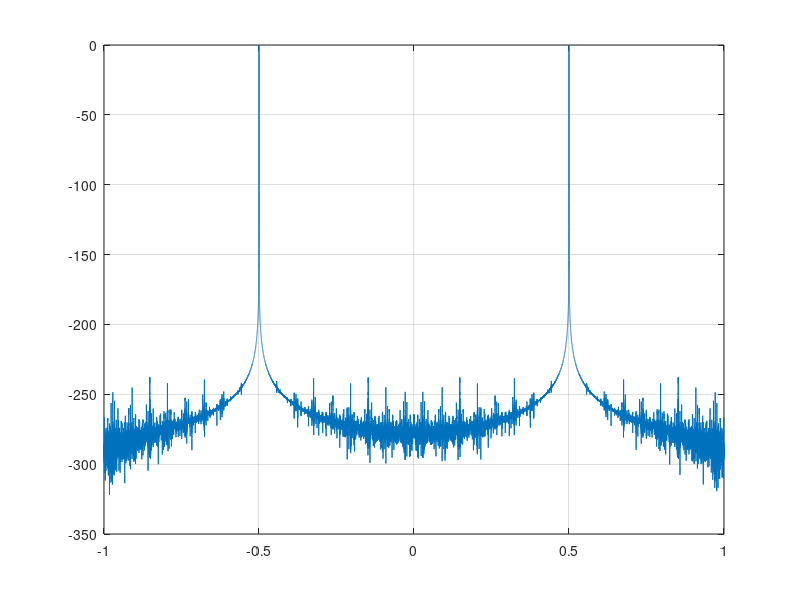
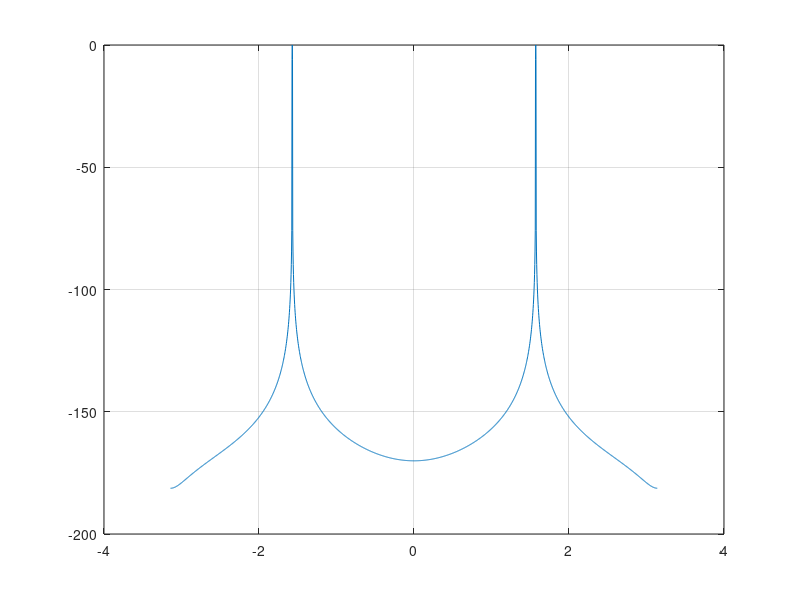
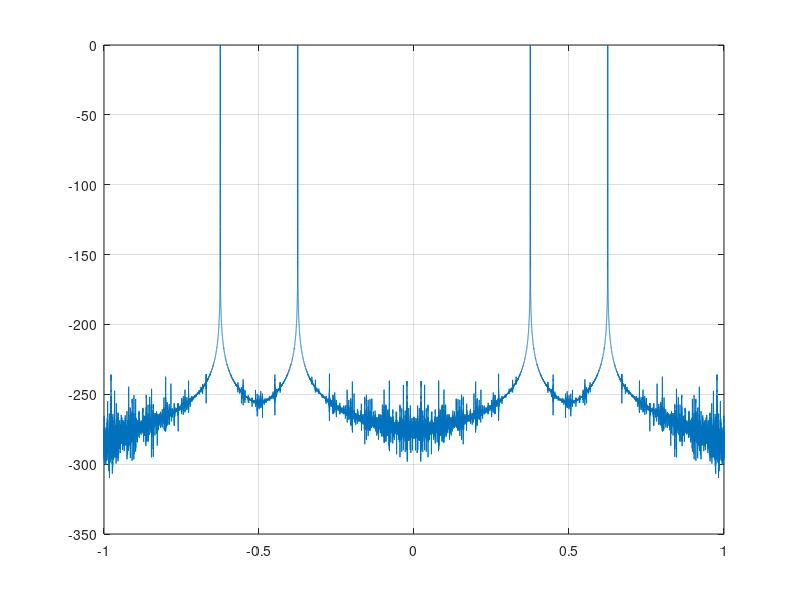

These charts were generated, in order, by the following MATLAB code: (Note: this script raises an error after producing the figures.)
% How to simulate two-tone test using complex baseband equivalents?

clear; clc; close all;

en_plot = 1;
niter = 1;

xlen = 2^17; nfft = round(xlen/2^6);
% The results are wonky if frf = pi/2, I think because the 3rd harmonic term wraps around and lands on IM3
%fbb = 2*pi/40;
%frf = pi/2;
fbb = 2*pi/160;
fbb = 2*pi/4;
frf = pi/8;

piip3 = 0;
pin = -40;
a1 = 1;

r = 10^(pin/20);
a3 = -4/3*a1*10^(-piip3/10);



if niter > 1, en_plot = 0; endif
noises = zeros(1,niter);
noises_rf = zeros(1,niter);
for iterdx = 1:niter
  disp(iterdx);
  xbb = exp(1j*(fbb*(1:xlen)+rand()*2*pi)) + exp(1j*(-fbb*(1:xlen)+rand()*2*pi));

  hannwin = hanning(length(xbb)); hannwin = hannwin.';
  xbbwin = xbb.*hannwin;
  xbb_psd = 20*log10(abs(fftshift(fft(xbbwin)))); xbb_psd = xbb_psd-max(xbb_psd);
  fbb_psd = linspace(-1,1,length(xbb_psd));
  if en_plot, figure; plot(fbb_psd,xbb_psd); grid on; endif

  [xbb_psd2,fbb_psd2] = pwelch(xbb,hanning(nfft),[],nfft,2*pi);
  xbb_psd2 = fftshift(xbb_psd2); fbb_psd2 = fbb_psd2-pi;
  xbb_psd2 = 10*log10(xbb_psd2); xbb_psd2 = xbb_psd2-max(xbb_psd2);
  figure; plot(fbb_psd2,xbb_psd2); grid on;


  lo = exp(1j*(frf*(1:xlen)+rand()*2*pi));
  xrf = real(xbb.*lo);
  xrfwin = xrf.*hannwin;
  xrf_psd = 20*log10(abs(fftshift(fft(xrfwin)))); xrf_psd = xrf_psd-max(xrf_psd);
  frf_psd = linspace(-1,1,length(xrf_psd));
  if en_plot, figure; plot(frf_psd,xrf_psd); grid on; endif

  %[xrf_psd1,frf_psd1] = pwelch_custom(xrf,hanning(nfft));
  [xrf_psd1,frf_psd1] = pwelch_custom(xrf,ones(1,nfft));
  xrf_psd1 = 10*log10(xrf_psd1); xrf_psd1 = xrf_psd1-max(xrf_psd1);
  figure; plot(frf_psd1,xrf_psd1); grid on;

  [xrf_psd2,frf_psd2] = pwelch(xrf,hanning(nfft),[],nfft,2*pi);
  xrf_psd2 = fftshift(xrf_psd2); frf_psd2 = frf_psd2-pi;
  xrf_psd2 = 10*log10(xrf_psd2); xrf_psd2 = xrf_psd2-max(xrf_psd2);
  figure; plot(frf_psd2,xrf_psd2); grid on;




  yrf = a1*r*xrf + a3*r^3*xrf.^3;
  yrfwin = yrf.*hannwin;
  yrf_psd_lin = abs(fftshift(fft(yrfwin))).^2;
  yrf_psd = 10*log10(yrf_psd_lin); yrf_psd = yrf_psd-max(yrf_psd);
  if en_plot, figure; plot(frf_psd,yrf_psd); grid on; endif


  ybb = a1*r*xbb + 3/4*a3*r^3*abs(xbb).^2.*xbb;
  ybbwin = ybb.*hannwin;
  ybb_psd_lin = abs(fftshift(fft(ybbwin))).^2;
  ybb_psd = 10*log10(ybb_psd_lin); ybb_psd = ybb_psd-max(ybb_psd);
  if en_plot, figure; plot(fbb_psd,ybb_psd); grid on; endif


  sl = -fbb-fbb/4; sh = -fbb+fbb/4;
  nl = -3*fbb-fbb/4; nh = -3*fbb+fbb/4;
  sl = sl/pi; sh = sh/pi; nl = nl/pi; nh = nh/pi;
  noise_dbc = calculate_noise_dbc(ybb_psd_lin,fbb_psd,sl,sh,nl,nh,en_plot);
  noises(iterdx) = noise_dbc;


  sl = +frf-fbb-fbb/4; sh = +frf-fbb+fbb/4;
  nl = +frf-3*fbb-fbb/4; nh = +frf-3*fbb+fbb/4;
  sl = sl/pi; sh = sh/pi; nl = nl/pi; nh = nh/pi;
  noise_dbc_rf = calculate_noise_dbc(yrf_psd_lin,frf_psd,sl,sh,nl,nh,en_plot);
  noises_rf(iterdx) = noise_dbc_rf;
endfor

noise_avg = mean(noises)
noise_avg_rf = mean(noises_rf)
